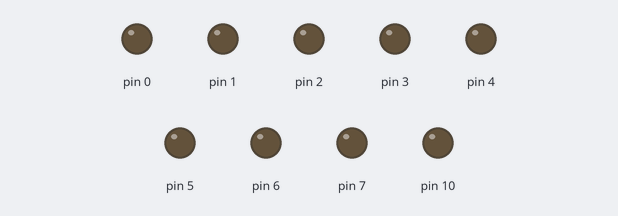
Bench run of a sketch on a simulated Arduino Uno, built with avr-gcc and run on an emulated ATmega328P. Parts: output pins drawn as LEDs (lit = HIGH).

Above: at 0.2 s.
At 4.4 s:
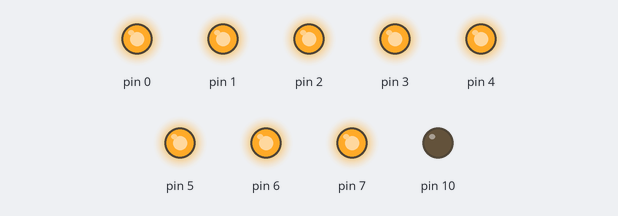
Timing chart, 0 to 5.9 s (numbered marks = the images above):
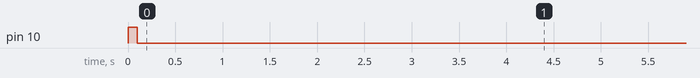

The sketch:

Ejercicio_27_maestro.ino
```cpp
void setup() {
	char cadena[] = "01234567890123456789";
	uint8_t conta;

	DDRB = 0x2C;
	DDRD = 0xFF;
	PORTB |= 0x04;

	SPCR = 0x57;	// Preescala de 128. Sin interrupcion. Modo 1.
	SPSR = 0x00;

	delay(100);
	conta = 0;
	char c;
	do {
		c = cadena[conta];
		envia_SPI(c);
		conta++;
		delay(200);
	} while (c != 0x00);

	PORTD = envia_SPI(0xFF);

}

uint8_t envia_SPI(char caracter) {
	uint8_t aux;

	PORTB &= 0xFB;
	SPDR = caracter;

}

void loop() {}
```
